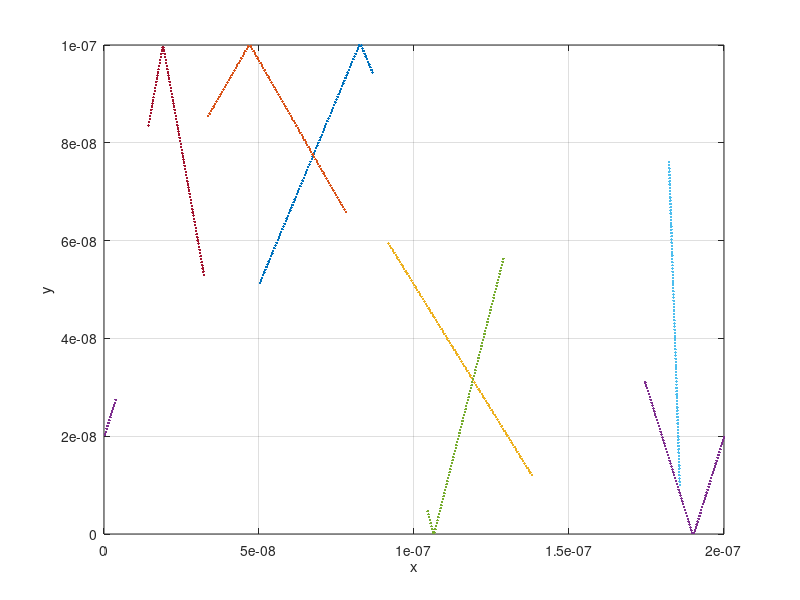

Write MATLAB code to recreate this figure.
%function[] = assignment1()
clear
close all

m_e = 9.1093837015e-31;%rest mass in kg
m_n = 0.26*m_e;%Effective mass of electrons

%Nominial size of the region in nm
xlimit = [0 200e-9];
ylimit = [0 100e-9];

%Question 1: Electron Modelling
%Q1: Part 1
%What is the thermal velocity?
kb=1.380649e-23;%Boltzmann's constant [m^2*kg/K*s^2]
T = 300;%Temperature in Kelvin
vth = sqrt((kb*T)/m_n);

%Q1: Part 2
%What is the mean free path?
tmn = 0.2e-12;%mean time between collisions
R = 8.314462; %Gas Constant [J/Kmol]
vrms = sqrt((3*R*T)/m_n);
MFP = vrms*tmn;
%Q1: Part 3
%Simulation of the random motion of the electrons


%Amount of particles (total or plotted[plots first X particles])
particles = 100;
plottedparticles = 7;

ts=5e-15;%time step
tr=500e-15;%runtime

%Place particles in random locations
x = zeros([1 particles]);
y = zeros([1 particles]);
for n=1:particles
    x(n) = xlimit(1) + (xlimit(2)-xlimit(1)).*rand;
    y(n) = ylimit(1) + (ylimit(2)-ylimit(1)).*rand;
end
Vx = zeros([1 particles]);
Vy = zeros([1 particles]);

%Get random normalized angles
for n = 1:particles
    angX = cos((2*rand-1)*2*pi);
    angY = sin((2*rand-1)*2*pi);
    normalized = [angX angY]./norm([angX angY]);
    Vx(n)= vth*normalized(1);
    Vy(n)= vth*normalized(2);
end

%Physics of particles
n=1;
Px = zeros([100 particles]);
Py = zeros([100 particles]);
vAverage = 0;
for t = 0:ts:tr
    
    %Store Location
    for p = 1:particles
        Px(n, p)= x(p);
        Py(n, p)= y(p);
    end
    n=n+1;%New column for next timestep
    
    %Advance Location
    distance = Vx*ts;
    x= x + Vx*ts;
    y= y + Vy*ts;
    
    %Check boundaries
    for p = 1:particles
        if y(p) < ylimit(1) || y(p) > ylimit(2)
            Vy(p) = -1*Vy(p);
        end
        if x(p) < xlimit(1) 
            x(p) = x(p) + xlimit(2);
        elseif x(p) > xlimit(2)
            x(p) = x(p) - xlimit(2);
        end
    end
    Temp = (2/3)*(1/kb)*(1/2)*m_n*((sum(Vx)/p)^2+(sum(Vy)/p)^2);
    plot(t,Temp);
    %Temperature
    %vAverage = (vAverage + sqrt(Vx^2+Vy^2))/p;
    %Temp=(2/3)*(1/kb)*(1/2)*m_n*vAverage^2;
end

s = size(Px);
for N = 1:s(1)
    %Plot Trajectories
    for pl = 1:plottedparticles
        plot(Px(1:N, pl),Py(1:N, pl),'.');
        hold on
    end
    hold off
    %Temperature
    %vAverage = (vAverage + sqrt(Vx^2+Vy^2))/p;
    %Temp=(2/3)*(1/kb)*(1/2)*m_n*vAverage^2;
    xlim(xlimit)
    ylim(ylimit)
    xlabel('x');
    ylabel('y');
    grid on
    pause(0.01)
end
%end